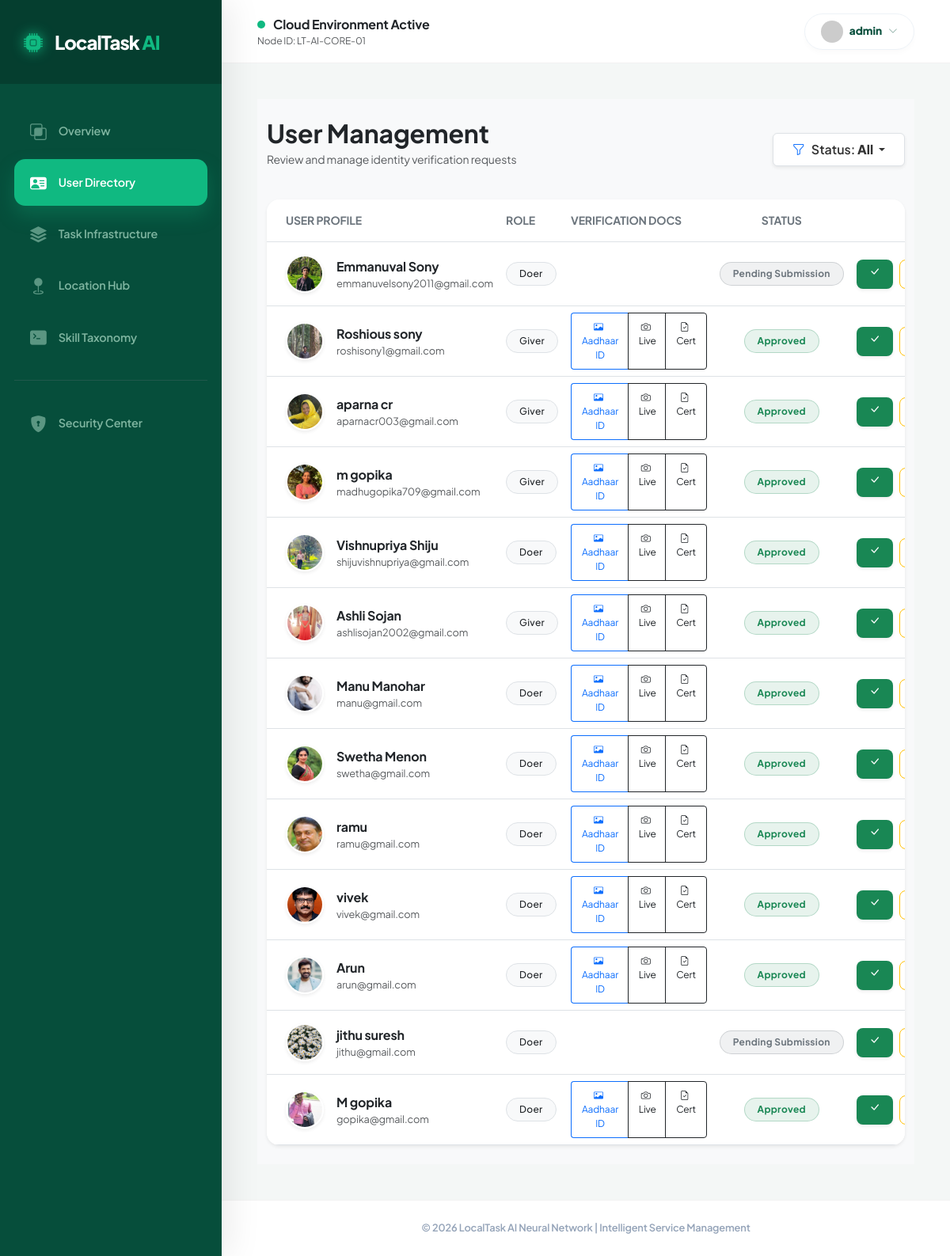
Screenshot of /admin-panel/admin/users/?status=All (signed in) with the database file from the repository.
### accounts/models.py (models this page shows, shortened)
class User(AbstractUser):
    name = models.CharField(max_length=100)
    email = models.EmailField(unique=True)
    phone = models.CharField(max_length=15)
    ROLE_CHOICES = (
        ('giver', 'Giver'),
        ('doer', 'Doer'),
        ('admin', 'Admin'),
    )
    role = models.CharField(max_length=10, choices=ROLE_CHOICES)
    adhar_photo = models.ImageField(upload_to='adhar_photos/', null=True, blank=True)
    photo = models.ImageField(upload_to='profile_photos/', null=True, blank=True)
    certificate_file = models.FileField(upload_to='certificates/', null=True, blank=True)
    verification_attempts = models.IntegerField(default=0)
    approval_status = models.CharField(max_length=20, default='pending')
    status = models.CharField(max_length=20, default='Active')
    verification_live_photo = models.ImageField(
    upload_to='verification/live_photos/',
    null=True,
    blank=True
)
    USERNAME_FIELD = 'email'
    REQUIRED_FIELDS = ['username', 'name']

### adminpanel/views.py (the view, shortened to what this page needs)
# urls.py: path('admin/users/', views.admin_user_management, name='admin_user_management'),
@login_required
@never_cache
@user_passes_test(is_admin)
@user_passes_test(lambda u: u.is_superuser)
def admin_user_management(request):
    status_filter = request.GET.get('status', 'Under Review')
    search_query = request.GET.get('search', '').strip()
    filter_titles = {
        'Under Review': 'Under Review',
        'Accepted': 'Verified Users',
        'Rejected': 'Rejected Applications',
        'pending': 'pending'
    }
    users = User.objects.exclude(is_superuser=True).order_by('-id')
    if status_filter != 'All':
        users = users.filter(approval_status=status_filter)
    return render(request, 'adminpanel/user_management.html', {
        'users': users,
        'current_filter': status_filter,
        'display_title': filter_titles.get(status_filter, status_filter),
        'search_query': search_query,
    })

### adminpanel/views.py (called while the page is built)
def is_admin(user):
    return user.is_superuser

### adminpanel/templates/adminpanel/user_management.html (shortened to what this page needs)
{% extends 'adminpanel/base_admin.html' %}
{% block content %}
<div class="container-fluid py-4" style="background-color: #f8f9fa; min-height: 100vh;">
    <div class="row align-items-center mb-4">
        <div class="col-md-6">
            <h2 class="fw-bold text-dark mb-1">User Management</h2>
            <p class="text-muted small">Review and manage identity verification requests</p>
        </div>
        <div class="col-md-6 text-md-end">
            <div class="dropdown">
                <button class="btn btn-white border shadow-sm dropdown-toggle px-4 py-2 fw-semibold" type="button" data-bs-toggle="dropdown">
                    <i class="bi bi-funnel me-2 text-primary"></i>Status: <strong>{{ display_title }}</strong>
                </button>
            </div>
        </div>
    </div>
    <div class="card border-0 shadow-sm rounded-4 overflow-hidden">
        <div class="table-responsive">
            <table class="table align-middle table-hover mb-0 bg-white">
                <thead class="bg-light border-bottom">
                    <tr>
                        <th class="ps-4 py-3 text-secondary small fw-bold text-uppercase">User Profile</th>
                        <th class="py-3 text-secondary small fw-bold text-uppercase">Role</th>
                        <th class="py-3 text-secondary small fw-bold text-uppercase">Verification Docs</th>
                        <th class="py-3 text-secondary small fw-bold text-center text-uppercase">Status</th>
                        <th class="py-3 text-secondary small fw-bold text-end pe-4 text-uppercase">Actions</th>
                    </tr>
                </thead>
                <tbody>
                    {% for u in users %}
                    <tr>
                        <td class="ps-4 py-3">
                            <div class="d-flex align-items-center">
                                {% if u.photo %}
                                    <img src="{{ u.photo.url }}" class="rounded-circle border border-2 border-white shadow-sm me-3" width="48" height="48" style="object-fit: cover;">
                                {% else %}
                                    <div class="rounded-circle me-3 bg-primary bg-opacity-10 d-flex align-items-center justify-content-center text-primary fw-bold" style="width: 48px; height: 48px;">
                                        {{ u.name|slice:":1"|upper }}
                                    </div>
                                {% endif %}
                                <div>
                                    <div class="fw-bold text-dark mb-0">{{ u.name }}</div>
                                    <div class="text-muted small" style="font-size: 0.8rem;">{{ u.email }}</div>
                                </div>
                            </div>
                        </td>
                        <td>
                            <span class="badge bg-light text-dark border fw-medium px-3 py-2 rounded-pill">
                                {{ u.role|capfirst }}
                            </span>
                        </td>
                        <td>
                            <div class="d-flex flex-column gap-2">
                                <div class="btn-group btn-group-sm shadow-none">
                                    {% if u.adhar_photo %}
                                    <a href="{{ u.adhar_photo.url }}" target="_blank" class="btn btn-outline-primary border-end-0" title="View Aadhaar Photo">
                                        <i class="bi bi-card-image me-1"></i> Aadhaar ID
                                    </a>
                                    {% endif %}
                                    {% if u.verification_live_photo %}
                                    <a href="{{ u.verification_live_photo.url }}" target="_blank" class="btn btn-outline-dark border-end-0" title="View Live Photo">
                                        <i class="bi bi-camera me-1"></i> Live
                                    </a>
                                    {% endif %}
                                    {% if u.certificate_file %}
                                    <a href="{{ u.certificate_file.url }}" target="_blank" class="btn btn-outline-dark" title="View Certificate">
                                        <i class="bi bi-file-earmark-check me-1"></i> Cert
                                    </a>
                                    {% endif %}
                                </div>
                            </div>
                        </td>
                       <td class="text-center">
    {% if u.approval_status == 'Accepted' %}
        <span class="badge bg-success bg-opacity-10 text-success border border-success border-opacity-25 px-3 py-2 rounded-pill">
            Approved
        </span>
    {% elif u.approval_status == 'Rejected' %}
        <span class="badge bg-danger bg-opacity-10 text-danger border border-danger border-opacity-25 px-3 py-2 rounded-pill">
            Rejected
        </span>
    {% elif u.approval_status == 'pending' %}
        <span class="badge bg-secondary bg-opacity-10 text-secondary border border-secondary border-opacity-25 px-3 py-2 rounded-pill">
            Pending Submission
        </span>
    {% else %}
        <span class="badge bg-warning bg-opacity-10 text-warning border border-warning border-opacity-25 px-3 py-2 rounded-pill">
            Under Review
        </span>
    {% endif %}
</td>
                        <td class="text-end pe-4">
                            <div class="d-flex justify-content-end gap-2">
                                <a href="{% url 'update_status' u.id 'accept' %}?current_filter={{ current_filter }}" class="btn btn-sm btn-success rounded-3 px-3 shadow-sm border-0" title="Approve">
                                    <i class="bi bi-check-lg"></i>
                                </a>
                                <a href="{% url 'update_status' u.id 'reject' %}?current_filter={{ current_filter }}" class="btn btn-sm btn-outline-warning rounded-3 px-3" title="Reject">
                                </a>
                            </div>
                        </td>
                    </tr>
                    {% endfor %}
                </tbody>
            </table>
        </div>
    </div>
</div>
{% endblock %}

### adminpanel/templates/adminpanel/base_admin.html (shortened to what this page needs)
<!DOCTYPE html>
<html lang="en">
<head>
    <link href="https://cdn.jsdelivr.net/npm/bootstrap@5.3.0/dist/css/bootstrap.min.css" rel="stylesheet">
    <link rel="stylesheet" href="https://cdn.jsdelivr.net/npm/bootstrap-icons@1.11.0/font/bootstrap-icons.css">
</head>
<body>
<aside class="admin-sidebar">
    <div class="brand-section text-white">
        <i class="bi bi-cpu-fill me-3" style="color: var(--accent-emerald);"></i>
        <span>LocalTask <span style="color: var(--accent-emerald)">AI</span></span>
    </div>
    <div class="nav-group">
        <a href="{% url 'admin_dashboard' %}" class="admin-nav-link {% if request.resolver_match.url_name == 'admin_dashboard' %}active{% endif %}">
            <i class="bi bi-intersect"></i> Overview
        </a>
        <a href="{% url 'admin_user_management' %}" class="admin-nav-link {% if request.resolver_match.url_name == 'admin_user_management' %}active{% endif %}">
            <i class="bi bi-person-vcard-fill"></i> User Directory
        </a>
        <a href="{% url 'admin_task_management' %}" class="admin-nav-link {% if request.resolver_match.url_name == 'admin_task_management' %}active{% endif %}">
            <i class="bi bi-stack"></i> Task Infrastructure
        </a>
        <a href="{% url 'location_management' %}" class="admin-nav-link {% if request.resolver_match.url_name == 'location_management' %}active{% endif %}">
            <i class="bi bi-geo-fill"></i> Location Hub
        </a>
        <a href="{% url 'skill_management' %}" class="admin-nav-link {% if request.resolver_match.url_name == 'skill_management' %}active{% endif %}">
            <i class="bi bi-terminal-fill"></i> Skill Taxonomy
        </a>
        <div class="mt-4 pt-4 border-top border-secondary border-opacity-25">
            <a href="{% url 'admin_report_center' %}" class="admin-nav-link report-link {% if request.resolver_match.url_name == 'admin_report_center' %}active{% endif %}">
                <i class="bi bi-shield-lock-fill"></i> Security Center
            </a>
        </div>
    </div>
</aside>
<main class="admin-main">
    <header class="admin-header">
        <div class="system-summary d-flex flex-column">
            <div class="system-status">
                <div class="status-dot"></div>
                <span class="text-dark">Cloud Environment Active</span>
            </div>
            <span class="text-muted smaller fw-600" style="font-size: 0.75rem;">Node ID: LT-AI-CORE-01</span>
        </div>
        <div class="d-flex align-items-center gap-3">
            <div class="dropdown">
                <button class="admin-profile-btn d-flex align-items-center gap-2 border-0" data-bs-toggle="dropdown">
                    <img src="https://ui-avatars.com/api/?name={{ user.name }}&background=064e3b&color=fff" class="rounded-circle" width="28">
                    <span>{{ user.name }}</span>
                    <i class="bi bi-chevron-down small opacity-50"></i>
                </button>
            </div>
        </div>
    </header>
    <div class="content-body">
        {% block content %}{% endblock %}
    </div>
    <footer class="admin-footer">
        &copy; 2026 LocalTask AI Neural Network | Intelligent Service Management
    </footer>
</main>
</body>
</html>

### adminpanel/templates/adminpanel/base_admin.html (style rules this page uses)
:root { --admin-bg: #f4f7f6; --sidebar-dark: #064e3b; --accent-emerald: #10b981; --danger-soft: #fff1f2; --danger-main: #e11d48; --sidebar-width: 280px; --header-height: 80px; --glass-white: rgba(255, 255, 255, 0.95); }
body { font-family: 'Plus Jakarta Sans', sans-serif; background-color: var(--admin-bg); color: #1e293b; margin: 0; overflow-x: hidden; letter-spacing: -0.01em; }
.admin-sidebar { width: var(--sidebar-width); position: fixed; top: 0; bottom: 0; left: 0; z-index: 1050; background: var(--sidebar-dark); box-shadow: 10px 0 40px rgba(0, 0, 0, 0.08); display: flex; flex-direction: column; }
.brand-section { padding: 35px 30px; font-size: 1.5rem; font-weight: 800; letter-spacing: -1px; background: rgba(0, 0, 0, 0.2); display: flex; align-items: center; }
.brand-section i { filter: drop-shadow(0 0 8px var(--accent-emerald)); }
.nav-group { padding: 30px 18px; flex: 1; list-style: none; }
.admin-nav-link { color: rgba(209, 250, 229, 0.6); padding: 14px 20px; margin-bottom: 6px; display: flex; align-items: center; text-decoration: none; transition: all 0.3s cubic-bezier(0.4, 0, 0.2, 1); font-weight: 600; font-size: 0.9rem; border-radius: 14px; }
.admin-nav-link i { font-size: 1.3rem; margin-right: 15px; opacity: 0.7; }
.admin-nav-link.active { color: #ffffff; background: var(--accent-emerald); box-shadow: 0 12px 24px rgba(16, 185, 129, 0.25); }
.admin-nav-link.active i { opacity: 1; }
.admin-main { margin-left: var(--sidebar-width); min-height: 100vh; display: flex; flex-direction: column; }
.admin-header { background: var(--glass-white); backdrop-filter: blur(15px); padding: 0 45px; height: var(--header-height); border-bottom: 1px solid rgba(0,0,0,0.05); display: flex; justify-content: space-between; align-items: center; position: sticky; top: 0; z-index: 1000; }
.system-status { display: flex; align-items: center; gap: 10px; font-weight: 700; }
.status-dot { width: 10px; height: 10px; background: var(--accent-emerald); border-radius: 50%; animation: pulse 2s infinite; }
.admin-profile-btn { background: #ffffff; border: 1px solid #edf2f7 !important; border-radius: 50px; padding: 8px 20px; font-weight: 800; font-size: 0.85rem; color: var(--sidebar-dark); box-shadow: 0 4px 6px rgba(0,0,0,0.02); transition: all 0.3s; }
.content-body { padding: 45px; flex: 1; animation: slideUp 0.6s cubic-bezier(0.16, 1, 0.3, 1); }
.admin-footer { padding: 25px 45px; background: white; border-top: 1px solid rgba(0,0,0,0.05); text-align: center; font-size: 0.8rem; font-weight: 600; color: #94a3b8; }

### adminpanel/templates/adminpanel/user_management.html (style rules this page uses)
.btn-white { background: #fff; color: #333; transition: all 0.2s; }
.btn-group .btn { font-size: 0.75rem; padding: 0.5rem 0.8rem; }
.badge { letter-spacing: 0.3px; }

### rows the page displays
User: name "admin"
User: photo (picture), name "Emmanuval Sony", email "emmanuvelsony2011@gmail.com", role "Doer", approval_status "Pending Submission"
User: photo (picture), name "Roshious sony", email "roshisony1@gmail.com", role "Giver", approval_status "Approved"
User: photo (picture), name "aparna cr", email "aparnacr003@gmail.com", role "Giver", approval_status "Approved"
User: photo (picture), name "m gopika", email "madhugopika709@gmail.com", role "Giver", approval_status "Approved"
User: photo (picture), name "Vishnupriya Shiju", email "shijuvishnupriya@gmail.com", role "Doer", approval_status "Approved"
User: photo (picture), name "Ashli Sojan", email "ashlisojan2002@gmail.com", role "Giver", approval_status "Approved"
User: photo (picture), name "Manu Manohar", email "manu@gmail.com", role "Doer", approval_status "Approved"
User: photo (picture), name "Swetha Menon", email "swetha@gmail.com", role "Doer", approval_status "Approved"
User: photo (picture), name "ramu", email "ramu@gmail.com", role "Doer", approval_status "Approved"
User: photo (picture), name "vivek", email "vivek@gmail.com", role "Doer", approval_status "Approved"
User: photo (picture), name "Arun", email "arun@gmail.com", role "Doer", approval_status "Approved"
User: photo (picture), name "jithu suresh", email "jithu@gmail.com", role "Doer", approval_status "Pending Submission"
User: photo (picture), name "M gopika", email "gopika@gmail.com", role "Doer", approval_status "Approved"

### other values shown
{{ display_title }} "All"
